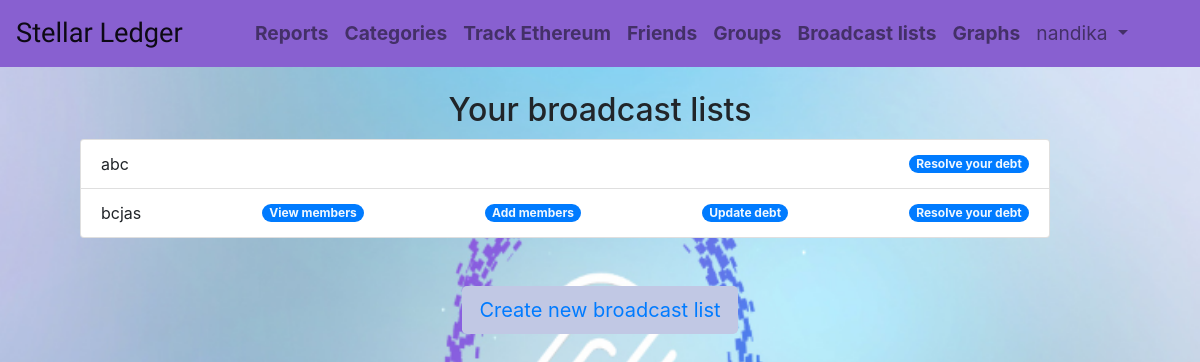
The app's page /friends/viewgroup/ (signed in) with its own data.
### friends/models.py (models this page shows)
class UserGroup(models.Model):
    Ch = [
        ('YES', 'YES'),
        ('NO', 'NO')
    ]
    user = models.ForeignKey(User, on_delete=models.DO_NOTHING)
    group = models.ForeignKey(Group, on_delete=models.CASCADE)
    paid = models.CharField(max_length=3, choices=Ch, default='NO')

class Group(models.Model):
    name = models.CharField(max_length=10)
    debt = models.DecimalField(default=0.00, decimal_places=2, max_digits=10, blank=True)
    debt_paid_to = models.CharField(null=True, blank=True, max_length=20)

### friends/views.py (called while the page is built)
@verified_email_required
def view_groups(request):
    g = UserGroup.objects.filter(user=request.user)
    return render(request, "friends/viewgroup.html", context={
        'g': g
    })

### templates/friends/viewgroup.html (shortened to what this page needs)
{% extends '../base.html' %}
{% block content %}
{% include '../navbar.html' %}
<br>
<h2 style="text-align: center;">Your broadcast lists</h2>
<ul class="list-group padding">
    {% for gr in g %}
    <li class="list-group-item d-flex justify-content-between align-items-center">
    {{ gr.group.name }}
    {% if gr.group.debt_paid_to == user.username %}
    <span class="badge badge-primary badge-pill"><a href="{% url 'viewGroupmem' gr.group.id %}" style="color:aliceblue">View members</a></span>
    <span class="badge badge-primary badge-pill"><a href="{% url 'addtogroup' gr.group.id %}" style="color:aliceblue">Add members</a></span>
    <span class="badge badge-primary badge-pill"><a href="{% url 'updatedebt' gr.group.id %}" style="color:aliceblue">Update debt</a></span>
    {% endif %}
    <span class="badge badge-primary badge-pill"><a href="{% url 'resolve' gr.group.id %}" style="color:aliceblue">Resolve your debt</a></span>
</li>
    {% endfor %}
</ul>
<br>
<br>
<div class=" d-flex align-items-center justify-content-center">
    <button type="button" class="btn btn-lg" style="background-color: #c1c8e4 !important;"><a href="{% url 'addgroup' %}">Create new broadcast list</a></button>
</div>
{% endblock %}

### templates/navbar.html (shortened to what this page needs)
{% extends './base.html' %}
{% block navbar %}
<nav class="navbar navbar-expand-lg navbar-light" style="background-color: #8860d0;">
    <a style="font-family: Sofia, sans-serif; font-size: 170%;" class="navbar-brand" href="{% url 'home' %}">Stellar Ledger</a>
    <div class="collapse navbar-collapse justify-content-center" id="navbarNavDropdown" style=" font-size: 120%; font-weight: bold;">
      <ul class="navbar-nav">
        <li class="nav-item">
          <a class="nav-link" href="{% url 'viewTransaction' %}">Reports</a>
        </li>
        <li class="nav-item">
          <a class="nav-link" href="{% url 'viewCategories' %}">Categories</a>
        </li>
        <li class="nav-item">
          <a class="nav-link" href="#">Track Ethereum</a>
        </li>
        <li class="nav-item">
          <a class="nav-link" href="{% url 'viewFriend' %}">Friends</a>
        </li>
        <li class="nav-item">
          <a class="nav-link" href="#broadcast">Groups</a>
        </li>
        <li class="nav-item">
          <a class="nav-link" href="#broadcast">Broadcast lists</a>
        </li>
        <li class="nav-item">
          <a class="nav-link" href="#graph">Graphs</a>
        </li>
        {% if user.is_authenticated %}
        <li class="nav-item dropdown">
          <button class="nav-link dropdown-toggle" onclick="dropdown()" data-toggle="dropdown" aria-haspopup="true" aria-expanded="false" style="background-color: #8860d0;">
            {{ user.username }}
          </button>
        </li>
        {% else %}
        <li class="nav-item">
          <a class="nav-link" href="{% url 'account_login' %}">login</a>
        </li>
        {% endif %}
      </ul>
    </div>
  </nav>
{% endblock %}

### static/styles.css (style rules this page uses)
.padding { margin-top: 10px; margin-bottom: 10px; margin-right: 150px; margin-left: 80px; }
button { border: none; }

### records on screen
UserGroup: group.name "abc"
UserGroup: group.name "bcjas", shows "View members"

### other values on screen
{{ user.username }} "nandika"
